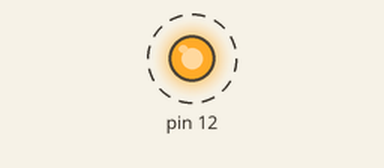
This sketch was run on a simulated Arduino Uno, built with avr-gcc and run on an emulated ATmega328P. Shown: output pins drawn as LEDs (lit = HIGH). Dashed ring = blinking.

Above: at 0.5 s.
Timing chart, 0 to 4.6 s (numbered marks = the images above):
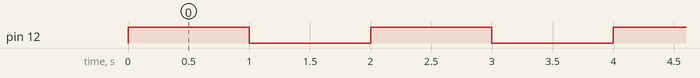

The sketch:

relay_switch.ino
```cpp
const uint8_t SW {12U};

void setup() {
  // put your setup code here, to run once:
  pinMode(SW,OUTPUT);

}

void loop() {
  // put your main code here, to run repeatedly:
  digitalWrite(SW, HIGH);
  delay(1000UL);
  digitalWrite(SW, LOW);
  delay(1000UL);
}
```

Measured:
- by itself, pin 12: alternates HIGH for 1.0 s and LOW for 1.0 s
